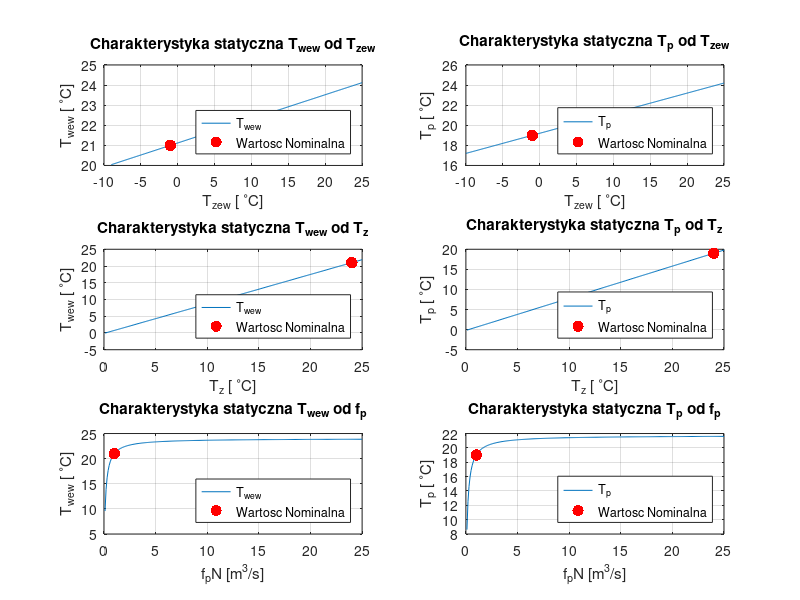

MATLAB code for this plot:
close all;
%%%%%%%%%%%%%%%%%%%%%%%%%%%%%%%%%%%%%%%%%%%%%%%%%%%%%%%%%%%%%%%%%
% NOMINALNE WARTOSCI
T_zewN = -1;  % 'C
T_zN = 24;    % 'C
T_pN = 19;    % 'C
T_wewN = 21;  % 'C
f_pN = 1;     % m^3/s
c_p = 1000; % J/(kg*K)
ro_p = 1.2; % kg/m^3
dl = 20;   % m
szer = 10; % m
h_w = 5;   % m
h_p = 1.5; % m
V_w = dl*szer*h_w;   % m
V_p = dl*szer*h_p/3; % m dach jest ostroslupem
C_vw = c_p*ro_p*V_w;   % J/K
C_vp = c_p*ro_p*V_p;   % J/k
%%%%%%%%%%%%%%%%%%%%%%%%%%%%%%%%%%%%%%%%%%%%%%%%%%%%%%%%%%%%%%%%%
% Do zmniejszenia zapisu
a=c_p*ro_p*f_pN;
% Pro_porcja K
p=1.25;
% Obliczanie wspolczynnikow K
A = [(T_wewN-T_pN), (T_wewN-T_zewN); 
     (T_wewN-T_pN), (-p*(T_pN-T_zewN))];
B = [a*(T_zN-T_wewN); 0];
K_matrix = inv(A)*B;
% Wspolczynniki przenikalnosci cieplnej K
K_1=K_matrix(1,1); % W/K
K_w=K_matrix(2,1); % W/K
K_p=p*K_w;         % W/K
%%%%%%%%%%%%%%%%%%%%%%%%%%%%%%%%%%%%%%%%%%%%%%%%%%%%%%%%%%%%%%%%%






T_zew1 = T_zewN;                                                   
T_wew1 = T_wewN;                                                   
T_p1 = T_pN;                                                     
f_p1 = f_pN;
T_z1 = T_zN;                                                     
a = c_p*ro_p*f_pN;
M=1/(K_1+K_p);


figure();
subplot(321);
T_zew1=-9:0.1:25;
T_wewp = (c_p*ro_p*f_p1*T_z1+K_1*K_p*T_zew1*M +K_w*T_zew1)./(c_p*ro_p*f_p1+K_1+K_w-(K_1^2)*M) ;
T_po = (K_1*T_wewp+K_p*T_zew1)*M;
plot(T_zew1,T_wewp);
xlabel('T_{zew} [ ^{\circ}C]');
ylabel('T_{wew} [ ^{\circ}C]');
title('Charakterystyka statyczna T_{wew} od T_{zew}');
hold on;
plot(T_zewN, T_wewN, 'r.','Markersize',25);
grid on;
legend("T_{wew}","Wartosc Nominalna",'Location','SouthEast')


T_zew1 = T_zewN;                                                   
T_wew1 = T_wewN;                                                   
T_p1 = T_pN;                                                     
f_p1 = f_pN;
T_z1 = T_zN;                                                     
a = c_p*ro_p*f_pN;
M=1/(K_1+K_p);

subplot(323);
T_z1=0.1:0.1:25;
T_wewp = (c_p*ro_p*f_p1*T_z1+K_1*K_p*T_zew1*M +K_w*T_zew1)./(c_p*ro_p*f_p1+K_1+K_w-(K_1^2)*M) ;
T_po = (K_1*T_wewp+K_p*T_zew1)*M;
plot(T_z1,T_wewp);
xlabel('T_{z} [ ^{\circ}C]');
ylabel('T_{wew} [ ^{\circ}C]');
hold on;
plot(T_zN, T_wewN, 'r.','Markersize',25);
title('Charakterystyka statyczna T_{wew} od T_{z}');
grid on;
legend("T_{wew}","Wartosc Nominalna",'Location','SouthEast')

T_zew1 = T_zewN;                                                   
T_wew1 = T_wewN;                                                   
T_p1 = T_pN;                                                     
f_p1 = f_pN;
T_z1 = T_zN;                                                     
a = c_p*ro_p*f_pN;
M=1/(K_1+K_p);

subplot(325);
f_p1=0.1:0.1:25;
T_wewp = (c_p*ro_p*f_p1*T_z1+K_1*K_p*T_zew1*M +K_w*T_zew1)./(c_p*ro_p*f_p1+K_1+K_w-(K_1^2)*M) ;
T_po = (K_1*T_wewp+K_p*T_zew1)*M;
plot(f_p1,T_wewp);
xlabel('f_pN [m^3/s]');
ylabel('T_{wew} [ ^{\circ}C]');
hold on;
plot(f_pN, T_wewN, 'r.','Markersize',25);
title('Charakterystyka statyczna T_{wew} od f_{p}');
grid on;
legend("T_{wew}","Wartosc Nominalna",'Location','SouthEast')

T_zew1 = T_zewN;                                                   
T_wew1 = T_wewN;                                                   
T_p1 = T_pN;                                                     
f_p1 = f_pN;
T_z1 = T_zN;                                                     
a = c_p*ro_p*f_pN;
M=1/(K_1+K_p);


subplot(322);
T_zew1=-10:0.1:25;
T_wewp = (c_p*ro_p*f_p1*T_z1+K_1*K_p*T_zew1*M +K_w*T_zew1)./(c_p*ro_p*f_p1+K_1+K_w-(K_1^2)*M) ;
T_po = (K_1*T_wewp+K_p*T_zew1)*M;
plot(T_zew1,T_po);
xlabel('T_{zew} [ ^{\circ}C]');
ylabel('T_{p} [ ^{\circ}C]');
title('Charakterystyka statyczna T_{p} od T_{zew}');
hold on;
plot(T_zewN, T_pN, 'r.','Markersize',25);
grid on;
legend('T_{p}','Wartosc Nominalna','Location','SouthEast')

T_zew1 = T_zewN;                                                   
T_wew1 = T_wewN;                                                   
T_p1 = T_pN;                                                     
f_p1 = f_pN;
T_z1 = T_zN;                                                     
a = c_p*ro_p*f_pN;
M=1/(K_1+K_p);
subplot(324);
T_z1=0.1:0.1:25;
T_wewp = (c_p*ro_p*f_p1*T_z1+K_1*K_p*T_zew1*M +K_w*T_zew1)./(c_p*ro_p*f_p1+K_1+K_w-(K_1^2)*M) ;
T_po = (K_1*T_wewp+K_p*T_zew1)*M;
plot(T_z1,T_po);
xlabel('T_{z} [ ^{\circ}C]');
ylabel('T_{p} [ ^{\circ}C]');
hold on;
plot(T_zN, T_pN, 'r.','Markersize',25);
title('Charakterystyka statyczna T_{p} od T_{z}');
grid on;
legend('T_{p}','Wartosc Nominalna','Location','SouthEast')

subplot(326);
T_zew1 = T_zewN;                                                   
T_wew1 = T_wewN;                                                   
T_p1 = T_pN;                                                     
f_p1 = f_pN;
T_z1 = T_zN;                                                     
a = c_p*ro_p*f_pN;
M=1/(K_1+K_p);
f_p1=0.1:0.1:25;
T_wewp = (c_p*ro_p*f_p1*T_z1+K_1*K_p*T_zew1*M +K_w*T_zew1)./(c_p*ro_p*f_p1+K_1+K_w-(K_1^2)*M) ;
T_po = (K_1*T_wewp+K_p*T_zew1)*M;
plot(f_p1,T_po);
xlabel('f_pN [m^3/s]');
ylabel('T_{p} [ ^{\circ}C]');
hold on;
plot(f_pN, T_pN, 'r.','Markersize',25);
title('Charakterystyka statyczna T_{p} od f_{p}');
grid on;
legend('T_{p}','Wartosc Nominalna','Location','SouthEast')
